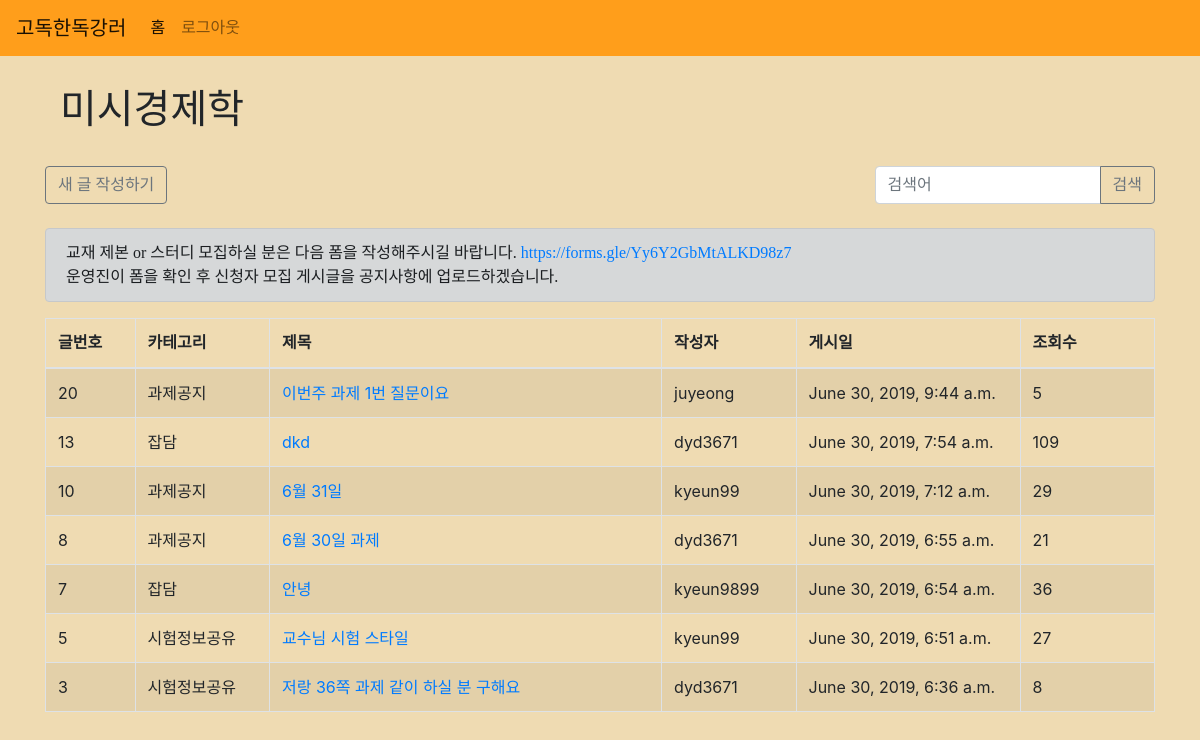
Screenshot of /classes/3/ (signed in) with the database file from the repository.
### classes/models.py (models this page shows, shortened)
class Class(models.Model):
    title = models.CharField(max_length=200)
    major = models.ForeignKey(Major, on_delete=models.CASCADE)
    created_at = models.DateTimeField(auto_now_add=True)
    updated_at = models.DateTimeField(auto_now=True)

### posts/models.py (models this page shows, shortened)
class TimeStampedModel(Model):
    created_at = DateTimeField(auto_now_add=True)
    updated_at = DateTimeField(auto_now=True)
    class Meta:
        abstract = True

class Post(TimeStampedModel):
    classname = ForeignKey(Class, on_delete=CASCADE)
    user = ForeignKey(User, on_delete=CASCADE)
    category = CharField(max_length=200)
    title = CharField(max_length=200)
    content = TextField()
    view_count = models.IntegerField(default=0) # 조회수
    likes = ManyToManyField(User, related_name="liked_users")
    is_top = BooleanField(default=False)

### classes/views.py (the view)
# urls.py: path('<int:id>/', views.main, name="main"),
def main(request, id):
    user = request.user
    if user.is_anonymous:
        return render(request, 'account/login.html')
    else:
        posts = Post.objects.filter(classname_id=id).order_by('-id')
        class_name = Class.objects.get(pk=id)
        class_id = id
        return render(request, 'classes/main.html', {'posts': posts, 'class_name': class_name, 'class_id': class_id})

### classes/templates/classes/main.html (shortened to what this page needs)
{% extends 'base.html' %}
{% block content %}
<div class="container">
        <h1 class="classtitle col-12" style="font-family: 'locus_sangsang';">{{ class_name.title }}</h1>
    <br>
    <div class="row">
        <div class="input-group col">
            <form action="{% url 'classes:new' %}" method="POST">
                <input type="submit" class="btn-outline-secondary btn" value="새 글 작성하기" style="font-family: 'locus_sangsang';">
            </form>
        </div>
        <form action="{% url 'classes:search' %}">
            <div class="input-group col-12">
                <input type="text" class="form-control" placeholder="검색어" name="search" style="font-family: 'NanumSquareRound';">
                <div class="input-group-append">
                    <button type="submit" class="btn btn-outline-secondary" style="font-family: 'locus_sangsang';">
                        검색
                    </button>
                </div>
            </div>
        </form>
    </div>
    <br>
    <div class="alert alert-dark" style="font-family: 'NanumSquareRound';">교재 제본 or 스터디 모집하실 분은 다음 폼을 작성해주시길 바랍니다. <a href="https://forms.gle/Yy6Y2GbMtALKD98z7">https://forms.gle/Yy6Y2GbMtALKD98z7</a><br>
    운영진이 폼을 확인 후 신청자 모집 게시글을 공지사항에 업로드하겠습니다.</span>
    </div>
    <table class="table table-striped table-bordered">
        <thead>
            <tr>
                <th width="8%" style="font-family: 'NanumSquareRound';">글번호</th>
                <th width="12%" style="font-family: 'NanumSquareRound';">카테고리</th>
                <th width="35%" style="font-family: 'NanumSquareRound';">제목</th>
                <th width="12%" style="font-family: 'NanumSquareRound';">작성자</th>
                <th width="20%" style="font-family: 'NanumSquareRound';">게시일</th>
                <th width="12%" style="font-family: 'NanumSquareRound';">조회수</th>
            </tr>
        </thead>
        <tbody>
        {% for post in posts %}
        <tr>
            <td>{{ post.id }}</td>
            <td>{{ post.category }}</td>
            <td><a href="{% url 'classes:show' post.pk %}">{{ post.title }}</a></td>
            <td>{{ post.user }}</td>
            <td>{{ post.created_at }}</td>
            <td>{{ post.view_count }}</td>
        </tr>
        {% endfor %}
        </tbody>
    </table>
</div>
<br>
<br>
{% endblock %}

### solitude/static/solitude/css/style.css (style rules this page uses)
body { background-color: rgb(239, 219, 178) !important; }
.classtitle { margin-top: 30px; }

### rows the page displays
Class: title "미시경제학"
Post: id "20", category "과제공지", title "이번주 과제 1번 질문이요", user "juyeong", created_at "June 30, 2019, 9:44 a.m.", view_count "5"
Post: id "13", category "잡담", title "dkd", user "dyd3671", created_at "June 30, 2019, 7:54 a.m.", view_count "109"
Post: id "10", category "과제공지", title "6월 31일", user "kyeun99", created_at "June 30, 2019, 7:12 a.m.", view_count "29"
Post: id "8", category "과제공지", title "6월 30일 과제", user "dyd3671", created_at "June 30, 2019, 6:55 a.m.", view_count "21"
Post: id "7", category "잡담", title "안녕", user "kyeun9899", created_at "June 30, 2019, 6:54 a.m.", view_count "36"
Post: id "5", category "시험정보공유", title "교수님 시험 스타일", user "kyeun99", created_at "June 30, 2019, 6:51 a.m.", view_count "27"
Post: id "3", category "시험정보공유", title "저랑 36쪽 과제 같이 하실 분 구해요", user "dyd3671", created_at "June 30, 2019, 6:36 a.m.", view_count "8"
